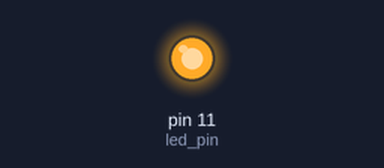
Bench run of a sketch on a simulated Arduino Uno, built with avr-gcc and run on an emulated ATmega328P. Shown: output pins drawn as LEDs (lit = HIGH).

Above: at 0.5 s.
At 11.0 s:
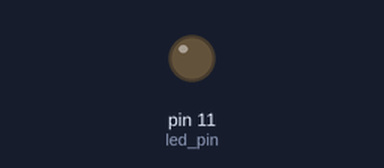
Timing chart, 0 to 15.6 s (numbered marks = the images above):
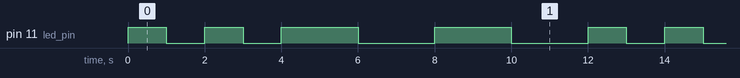

The sketch:

lab1-p1-program4.ino
```cpp
//--------------------------------------------
//Module name:
//  lab1-p1-program4.c
//
//Description:
//  this auduino program will realize
//  blink 2 seconds for 2 times
//  and blink 1 second for 2 times
//
//Author:
//  Tutian Tang, Ziliang Guo, Shihao Piao
//Rev.0 14 July 2019.
//-------------------------------------------


int led_pin=11;//we need connect 11port for the LED
//--------------------------------------------
//setup
//
//Purpose:
//  setup and initialize the pin we want to use.
//
//Parameters:
//  int led_pin means connect LED port is 11.
//
//Method:
//  use pinMode() to initialize the pin.
//
//Author:
//  Tutian Tang, Ziliang Guo, Shihao Piao
//Rev.0 14 July 2019.
//-------------------------------------------
void setup() {
  // initialize digital pin LED_BUILTIN as an output.
  pinMode(led_pin, OUTPUT);
}
//--------------------------------------------
//loop
//
//Purpose:
//  do loops to realize blink forever
//
//Method:
//  use digitalWrite() to let LED on and off
//  use delay() to blink.
//
//Author:
//  Tutian Tang, Ziliang Guo, Shihao Piao
//Rev.0 14 July 2019.
//-------------------------------------------

void loop() {
  digitalWrite(led_pin, HIGH);   // turn the LED on (HIGH is the voltage level)
  delay(1000);    // wait for one second
  digitalWrite(led_pin, LOW);    // turn the LED off by making the voltage LOW
  delay(1000);
  digitalWrite(led_pin, HIGH);   // turn the LED on (HIGH is the voltage level)
  delay(1000);
  digitalWrite(led_pin, LOW);    // turn the LED off by making the voltage LOW
  delay(1000);
  digitalWrite(led_pin,HIGH);    // turn the LED off by making the voltage LOW
  delay(2000);
  digitalWrite(led_pin, LOW);    // turn the LED off by making the voltage LOW
  delay(2000);   // wait for two seconds
  digitalWrite(led_pin,HIGH);    // turn the LED off by making the voltage LOW
  delay(2000);
  digitalWrite(led_pin, LOW);    // turn the LED off by making the voltage LOW
  delay(2000);
}
```

Measured:
- by itself, pin 11 (led_pin): repeats every 12.0 s: LOW 1.0 s, HIGH 1.0 s, LOW 1.0 s, 2 × (HIGH 2.0 s, LOW 2.0 s), HIGH 1.0 s
- by itself, everything shown: repeats every 12.0 s, in 8 steps
